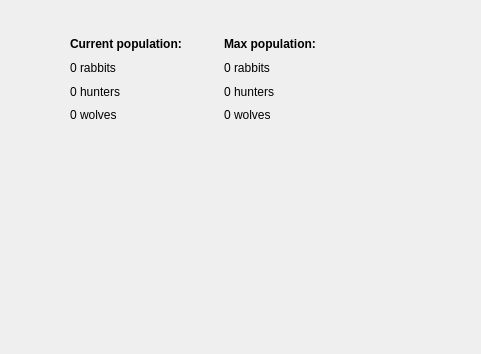
<?xml version="1.0" encoding="UTF-8"?>
<ui version="4.0">
 <class>PopulationGraph</class>
 <widget class="QDialog" name="PopulationGraph">
  <property name="geometry">
   <rect>
    <x>0</x>
    <y>0</y>
    <width>481</width>
    <height>354</height>
   </rect>
  </property>
  <property name="minimumSize">
   <size>
    <width>300</width>
    <height>300</height>
   </size>
  </property>
  <property name="windowTitle">
   <string>Population graph</string>
  </property>
  <widget class="QWidget" name="verticalLayoutWidget">
   <property name="geometry">
    <rect>
     <x>60</x>
     <y>30</y>
     <width>321</width>
     <height>94</height>
    </rect>
   </property>
   <layout class="QVBoxLayout" name="lyMain">
    <item>
     <layout class="QGridLayout" name="lyStats">
      <property name="leftMargin">
       <number>10</number>
      </property>
      <property name="topMargin">
       <number>5</number>
      </property>
      <property name="rightMargin">
       <number>10</number>
      </property>
      <item row="0" column="0">
       <widget class="QLabel" name="lblCurHeader">
        <property name="text">
         <string>&lt;html&gt;&lt;head/&gt;&lt;body&gt;&lt;p&gt;&lt;span style=&quot; font-weight:600;&quot;&gt;Current population:&lt;/span&gt;&lt;/p&gt;&lt;/body&gt;&lt;/html&gt;</string>
        </property>
       </widget>
      </item>
      <item row="1" column="0">
       <widget class="QLabel" name="lblCurRabbits">
        <property name="text">
         <string>0 rabbits</string>
        </property>
       </widget>
      </item>
      <item row="2" column="0">
       <widget class="QLabel" name="lblCurHunters">
        <property name="text">
         <string>0 hunters</string>
        </property>
       </widget>
      </item>
      <item row="0" column="1">
       <widget class="QLabel" name="lblMaxHeader">
        <property name="text">
         <string>&lt;html&gt;&lt;head/&gt;&lt;body&gt;&lt;p&gt;&lt;span style=&quot; font-weight:600;&quot;&gt;Max population:&lt;/span&gt;&lt;/p&gt;&lt;/body&gt;&lt;/html&gt;</string>
        </property>
       </widget>
      </item>
      <item row="1" column="1">
       <widget class="QLabel" name="lblMaxRabbits">
        <property name="text">
         <string>0 rabbits</string>
        </property>
       </widget>
      </item>
      <item row="2" column="1">
       <widget class="QLabel" name="lblMaxHunters">
        <property name="text">
         <string>0 hunters</string>
        </property>
       </widget>
      </item>
      <item row="3" column="0">
       <widget class="QLabel" name="lblCurWolves">
        <property name="text">
         <string>0 wolves</string>
        </property>
       </widget>
      </item>
      <item row="3" column="1">
       <widget class="QLabel" name="lblMaxWolves">
        <property name="text">
         <string>0 wolves</string>
        </property>
       </widget>
      </item>
     </layout>
    </item>
   </layout>
  </widget>
 </widget>
 <resources/>
 <connections/>
</ui>
